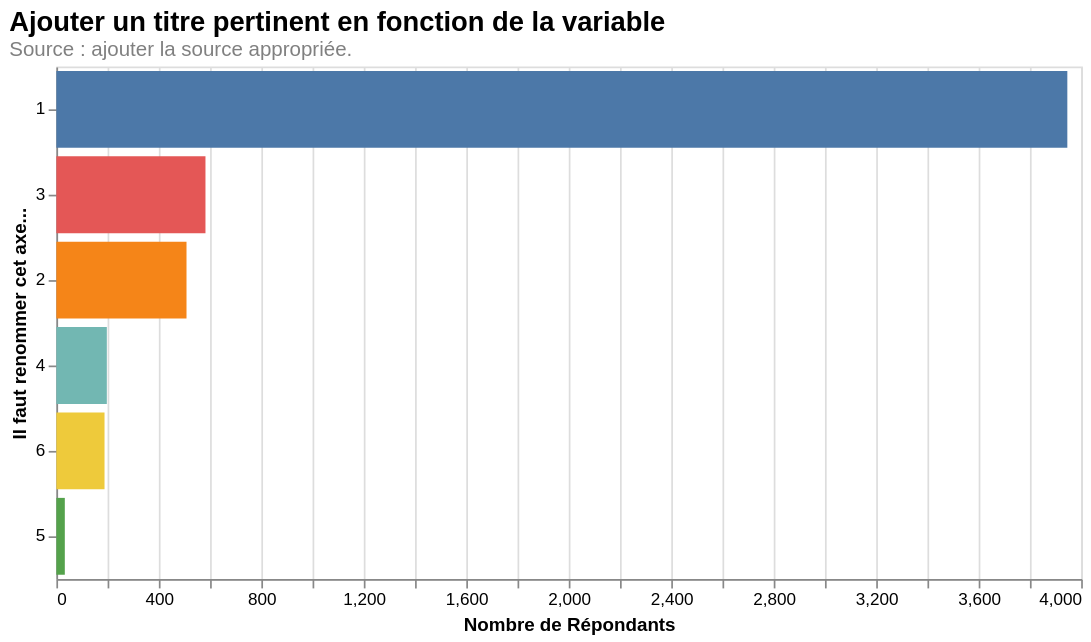

Notebook code cell kept with this figure:
### Code cell
# ============================================
# Code à éxécuter et modifier
# ============================================

selected_variable = 'V241501x'

horizontal_bar = alt.Chart(df[df[selected_variable] > 0]).mark_bar().encode(
    y=alt.Y(selected_variable,
            type='nominal',
            title='Il faut renommer cet axe...',  # MODIFIER ICI (1)
            sort='-x'),  # Tri par valeur décroissante
    x=alt.X('count()', title='Nombre de Répondants'),
    color=alt.Color(selected_variable,
                    type='nominal',
                    title='Race/Ethnicity',  # MODIFIER ICI (2) si nécessaire
                    legend=None),
    tooltip=[selected_variable, 'count()']
).properties(
    title=alt.TitleParams(
        text='Ajouter un titre pertinent en fonction de la variable',  # MODIFIER ICI (3)
        subtitle='Source : ajouter la source appropriée.',  # MODIFIER ICI (4)
        fontSize=16,
        subtitleFontSize=12,
        subtitleColor='gray',
        anchor='start'  # Alignement à gauche
    ),
    width=600,
    height=300
)

horizontal_bar

### Figure 1 — Vega specification as saved in the notebook (floating-point values rounded to 4 significant figures)
{"$schema": "https://vega.github.io/schema/vega/v6.json", "data": [{"name": "source_0"}, {"name": "data_0", "values": [{"V241501x": 3, "__count": 582}, {"V241501x": 4, "__count": 197}, {"V241501x": 1, "__count": 3946}, {"V241501x": 2, "__count": 508}, {"V241501x": 6, "__count": 188}, {"V241501x": 5, "__count": 33}]}, {"name": "data_0_x_domain___count", "values": [{"min": 33, "max": 3946}]}, {"name": "source_0_y_domain_V241501x", "values": [{"V241501x": 3, "sort_field": 582}, {"V241501x": 4, "sort_field": 197}, {"V241501x": 1, "sort_field": 3946}, {"V241501x": 2, "sort_field": 508}, {"V241501x": 6, "sort_field": 188}, {"V241501x": 5, "sort_field": 33}]}, {"name": "data_0_color_domain_V241501x", "values": [{"V241501x": 3}, {"V241501x": 4}, {"V241501x": 1}, {"V241501x": 2}, {"V241501x": 6}, {"V241501x": 5}]}], "marks": [{"type": "rect", "name": "marks", "from": {"data": "data_0"}, "encode": {"update": {"fill": {"field": "V241501x", "scale": "color"}, "x": {"field": "__count", "scale": "x"}, "x2": {"value": 0, "scale": "x"}, "y": {"field": "V241501x", "scale": "y"}, "tooltip": {"signal": "{\"V241501x\": format(datum[\"V241501x\"], \"\"), \"Count of Records\": format(datum[\"__count\"], \"\")}"}, "height": {"signal": "max(0.25, bandwidth('y'))"}}}, "style": ["bar"]}], "scales": [{"name": "x", "type": "linear", "domain": [{"signal": "(data(\"data_0_x_domain___count\")[0] || {}).min"}, {"signal": "(data(\"data_0_x_domain___count\")[0] || {}).max"}], "range": [0, {"signal": "width"}], "zero": true, "nice": true}, {"name": "y", "type": "band", "domain": {"data": "source_0_y_domain_V241501x", "field": "V241501x", "sort": {"op": "max", "field": "sort_field", "order": "descending"}}, "range": [0, {"signal": "height"}], "paddingInner": 0.1, "paddingOuter": 0.05}, {"name": "color", "type": "ordinal", "domain": {"data": "data_0_color_domain_V241501x", "field": "V241501x", "sort": true}, "range": "category"}], "axes": [{"scale": "x", "gridScale": "y", "ticks": false, "grid": true, "labels": false, "tickCount": {"signal": "ceil(width/40)"}, "minExtent": 0, "orient": "bottom", "domain": false, "maxExtent": 0, "zindex": 0, "aria": false}, {"scale": "x", "orient": "bottom", "labelOverlap": true, "zindex": 0, "tickCount": {"signal": "ceil(width/40)"}, "grid": false, "labelFlush": true, "title": "Nombre de Répondants"}, {"scale": "y", "zindex": 0, "grid": false, "title": "Il faut renommer cet axe...", "orient": "left"}], "title": {"text": "Ajouter un titre pertinent en fonction de la variable", "anchor": "start", "subtitleColor": "gray", "subtitleFontSize": 12, "fontSize": 16, "subtitle": "Source : ajouter la source appropriée."}, "padding": 5, "style": "cell", "background": "white", "height": 300, "width": 600}
